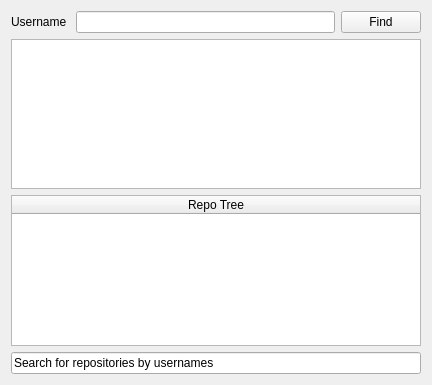
<?xml version="1.0" encoding="UTF-8"?>
<ui version="4.0">
 <class>GetHub</class>
 <widget class="QWidget" name="GetHub">
  <property name="geometry">
   <rect>
    <x>0</x>
    <y>0</y>
    <width>432</width>
    <height>385</height>
   </rect>
  </property>
  <property name="sizePolicy">
   <sizepolicy hsizetype="Expanding" vsizetype="Expanding">
    <horstretch>0</horstretch>
    <verstretch>0</verstretch>
   </sizepolicy>
  </property>
  <property name="windowTitle">
   <string>GBWidget</string>
  </property>
  <layout class="QGridLayout" name="gridLayout">
   <item row="0" column="0">
    <layout class="QVBoxLayout" name="verticalLayout_2">
     <item>
      <layout class="QHBoxLayout" name="horizontalLayout">
       <item>
        <widget class="QLabel" name="label">
         <property name="text">
          <string>Username </string>
         </property>
        </widget>
       </item>
       <item>
        <widget class="QLineEdit" name="lineEdit"/>
       </item>
       <item>
        <widget class="QPushButton" name="findButton">
         <property name="text">
          <string>Find</string>
         </property>
        </widget>
       </item>
      </layout>
     </item>
     <item>
      <layout class="QVBoxLayout" name="verticalLayout">
       <item>
        <widget class="QListWidget" name="listWidget"/>
       </item>
       <item>
        <widget class="QTreeWidget" name="treeWidget">
         <column>
          <property name="text">
           <string>Repo Tree</string>
          </property>
          <property name="textAlignment">
           <set>AlignCenter</set>
          </property>
         </column>
        </widget>
       </item>
       <item>
        <widget class="QLineEdit" name="infoLine">
         <property name="text">
          <string>Search for repositories by usernames</string>
         </property>
        </widget>
       </item>
      </layout>
     </item>
    </layout>
   </item>
  </layout>
 </widget>
 <layoutdefault spacing="6" margin="11"/>
 <tabstops>
  <tabstop>lineEdit</tabstop>
  <tabstop>findButton</tabstop>
  <tabstop>listWidget</tabstop>
 </tabstops>
 <resources/>
 <connections/>
</ui>
